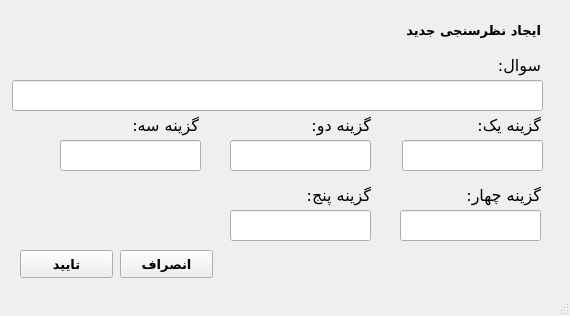
<?xml version="1.0" encoding="UTF-8"?>
<ui version="4.0">
 <class>NWindow</class>
 <widget class="QMainWindow" name="NWindow">
  <property name="geometry">
   <rect>
    <x>0</x>
    <y>0</y>
    <width>570</width>
    <height>316</height>
   </rect>
  </property>
  <property name="minimumSize">
   <size>
    <width>570</width>
    <height>316</height>
   </size>
  </property>
  <property name="maximumSize">
   <size>
    <width>570</width>
    <height>316</height>
   </size>
  </property>
  <property name="windowTitle">
   <string>افزودن نظرسنجی جدید</string>
  </property>
  <property name="windowIcon">
   <iconset>
    <normaloff>online.png</normaloff>online.png</iconset>
  </property>
  <widget class="QWidget" name="centralwidget">
   <widget class="QLabel" name="label">
    <property name="geometry">
     <rect>
      <x>440</x>
      <y>50</y>
      <width>101</width>
      <height>31</height>
     </rect>
    </property>
    <property name="font">
     <font>
      <family>B Nazanin</family>
      <pointsize>12</pointsize>
     </font>
    </property>
    <property name="text">
     <string>سوال:</string>
    </property>
   </widget>
   <widget class="QLabel" name="header_new">
    <property name="geometry">
     <rect>
      <x>390</x>
      <y>10</y>
      <width>151</width>
      <height>41</height>
     </rect>
    </property>
    <property name="font">
     <font>
      <family>B Titr</family>
      <pointsize>10</pointsize>
      <weight>75</weight>
      <bold>true</bold>
     </font>
    </property>
    <property name="text">
     <string>ایجاد نظرسنجی جدید</string>
    </property>
   </widget>
   <widget class="QLineEdit" name="Question">
    <property name="geometry">
     <rect>
      <x>12</x>
      <y>80</y>
      <width>531</width>
      <height>31</height>
     </rect>
    </property>
    <property name="font">
     <font>
      <family>B Lotus</family>
      <pointsize>10</pointsize>
      <weight>75</weight>
      <bold>true</bold>
     </font>
    </property>
    <property name="layoutDirection">
     <enum>Qt::RightToLeft</enum>
    </property>
    <property name="alignment">
     <set>Qt::AlignLeading|Qt::AlignLeft|Qt::AlignVCenter</set>
    </property>
   </widget>
   <widget class="QLineEdit" name="Choice_1">
    <property name="geometry">
     <rect>
      <x>402</x>
      <y>140</y>
      <width>141</width>
      <height>31</height>
     </rect>
    </property>
    <property name="font">
     <font>
      <family>B Lotus</family>
      <pointsize>10</pointsize>
      <weight>75</weight>
      <bold>true</bold>
     </font>
    </property>
    <property name="layoutDirection">
     <enum>Qt::RightToLeft</enum>
    </property>
    <property name="alignment">
     <set>Qt::AlignLeading|Qt::AlignLeft|Qt::AlignVCenter</set>
    </property>
   </widget>
   <widget class="QLabel" name="label_3">
    <property name="geometry">
     <rect>
      <x>440</x>
      <y>110</y>
      <width>101</width>
      <height>31</height>
     </rect>
    </property>
    <property name="font">
     <font>
      <family>B Nazanin</family>
      <pointsize>12</pointsize>
     </font>
    </property>
    <property name="text">
     <string>گزینه یک:</string>
    </property>
   </widget>
   <widget class="QLineEdit" name="Choice_2">
    <property name="geometry">
     <rect>
      <x>230</x>
      <y>140</y>
      <width>141</width>
      <height>31</height>
     </rect>
    </property>
    <property name="font">
     <font>
      <family>B Lotus</family>
      <pointsize>10</pointsize>
      <weight>75</weight>
      <bold>true</bold>
     </font>
    </property>
    <property name="layoutDirection">
     <enum>Qt::RightToLeft</enum>
    </property>
    <property name="alignment">
     <set>Qt::AlignLeading|Qt::AlignLeft|Qt::AlignVCenter</set>
    </property>
   </widget>
   <widget class="QLabel" name="label_4">
    <property name="geometry">
     <rect>
      <x>440</x>
      <y>180</y>
      <width>101</width>
      <height>31</height>
     </rect>
    </property>
    <property name="font">
     <font>
      <family>B Nazanin</family>
      <pointsize>12</pointsize>
     </font>
    </property>
    <property name="text">
     <string>گزینه چهار:</string>
    </property>
   </widget>
   <widget class="QLineEdit" name="Choice_3">
    <property name="geometry">
     <rect>
      <x>60</x>
      <y>140</y>
      <width>141</width>
      <height>31</height>
     </rect>
    </property>
    <property name="font">
     <font>
      <family>B Lotus</family>
      <pointsize>10</pointsize>
      <weight>75</weight>
      <bold>true</bold>
     </font>
    </property>
    <property name="layoutDirection">
     <enum>Qt::RightToLeft</enum>
    </property>
    <property name="alignment">
     <set>Qt::AlignLeading|Qt::AlignLeft|Qt::AlignVCenter</set>
    </property>
   </widget>
   <widget class="QLabel" name="label_5">
    <property name="geometry">
     <rect>
      <x>270</x>
      <y>110</y>
      <width>101</width>
      <height>31</height>
     </rect>
    </property>
    <property name="font">
     <font>
      <family>B Nazanin</family>
      <pointsize>12</pointsize>
     </font>
    </property>
    <property name="text">
     <string>گزینه دو:</string>
    </property>
   </widget>
   <widget class="QLineEdit" name="Choice_4">
    <property name="geometry">
     <rect>
      <x>400</x>
      <y>210</y>
      <width>141</width>
      <height>31</height>
     </rect>
    </property>
    <property name="font">
     <font>
      <family>B Lotus</family>
      <pointsize>10</pointsize>
      <weight>75</weight>
      <bold>true</bold>
     </font>
    </property>
    <property name="layoutDirection">
     <enum>Qt::RightToLeft</enum>
    </property>
    <property name="alignment">
     <set>Qt::AlignLeading|Qt::AlignLeft|Qt::AlignVCenter</set>
    </property>
   </widget>
   <widget class="QLabel" name="label_6">
    <property name="geometry">
     <rect>
      <x>270</x>
      <y>180</y>
      <width>101</width>
      <height>31</height>
     </rect>
    </property>
    <property name="font">
     <font>
      <family>B Nazanin</family>
      <pointsize>12</pointsize>
     </font>
    </property>
    <property name="text">
     <string>گزینه پنج:</string>
    </property>
   </widget>
   <widget class="QLineEdit" name="Choice_5">
    <property name="geometry">
     <rect>
      <x>230</x>
      <y>210</y>
      <width>141</width>
      <height>31</height>
     </rect>
    </property>
    <property name="font">
     <font>
      <family>B Lotus</family>
      <pointsize>10</pointsize>
      <weight>75</weight>
      <bold>true</bold>
     </font>
    </property>
    <property name="layoutDirection">
     <enum>Qt::RightToLeft</enum>
    </property>
    <property name="alignment">
     <set>Qt::AlignLeading|Qt::AlignLeft|Qt::AlignVCenter</set>
    </property>
   </widget>
   <widget class="QLabel" name="label_7">
    <property name="geometry">
     <rect>
      <x>98</x>
      <y>110</y>
      <width>101</width>
      <height>31</height>
     </rect>
    </property>
    <property name="font">
     <font>
      <family>B Nazanin</family>
      <pointsize>12</pointsize>
     </font>
    </property>
    <property name="text">
     <string>گزینه سه:</string>
    </property>
   </widget>
   <widget class="QPushButton" name="ok_button">
    <property name="geometry">
     <rect>
      <x>20</x>
      <y>250</y>
      <width>93</width>
      <height>28</height>
     </rect>
    </property>
    <property name="font">
     <font>
      <family>B Lotus</family>
      <pointsize>10</pointsize>
      <weight>75</weight>
      <bold>true</bold>
     </font>
    </property>
    <property name="text">
     <string>تایید</string>
    </property>
   </widget>
   <widget class="QPushButton" name="cancel_button">
    <property name="geometry">
     <rect>
      <x>120</x>
      <y>250</y>
      <width>93</width>
      <height>28</height>
     </rect>
    </property>
    <property name="font">
     <font>
      <family>B Lotus</family>
      <pointsize>10</pointsize>
      <weight>75</weight>
      <bold>true</bold>
     </font>
    </property>
    <property name="text">
     <string>انصراف</string>
    </property>
   </widget>
  </widget>
  <widget class="QStatusBar" name="statusbar"/>
 </widget>
 <resources/>
 <connections/>
</ui>
